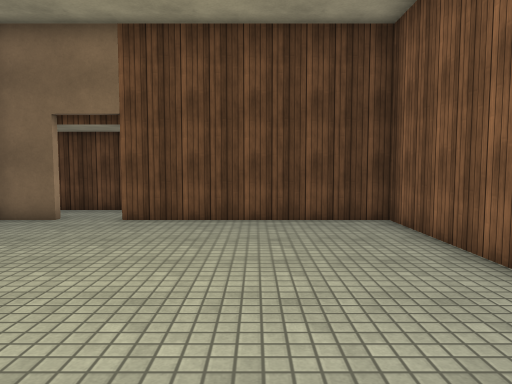
[1] (above)

16 first-person views from a walk through a Unity game level. The camera is 1.4 m above the floor, tilts 4° down and sees 70° across. The floor is counted in squares, 1 m on a side. Each view is taken from the middle of a square. On the plan, view 1 faces up. The plan holds only what a view shows up to about 16 squares ahead; the rest is blank. The place goes on beyond the plan. Surface patterns are stand-ins for the level's own textures.

[2]
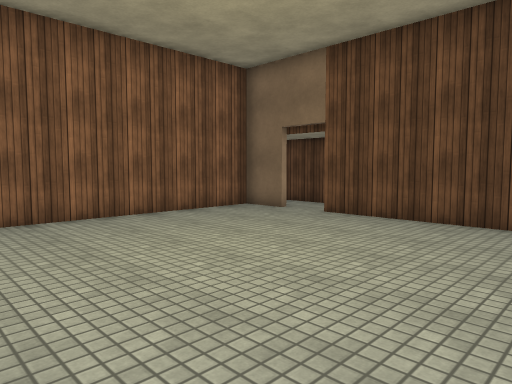

[3]
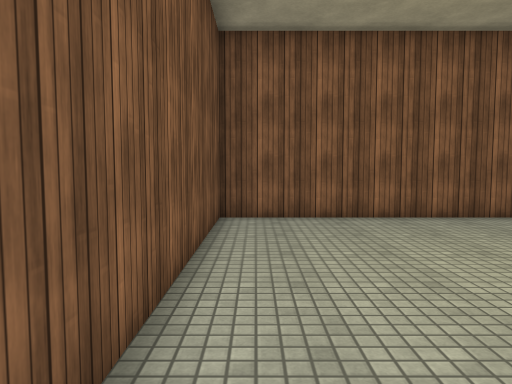

[4]
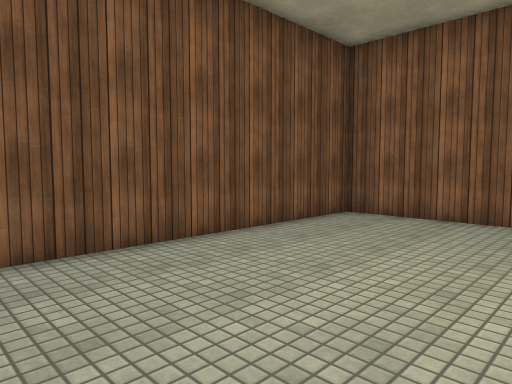

[5]
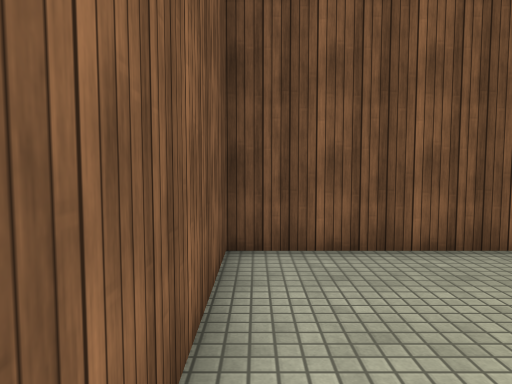

[6]
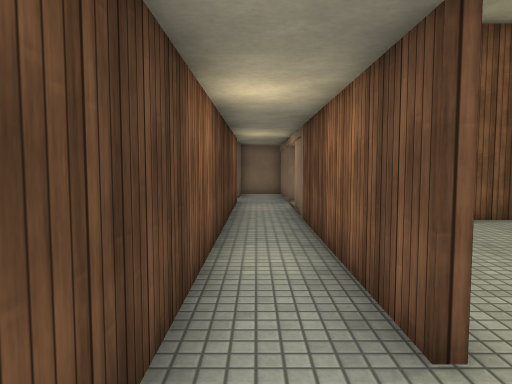

[7]
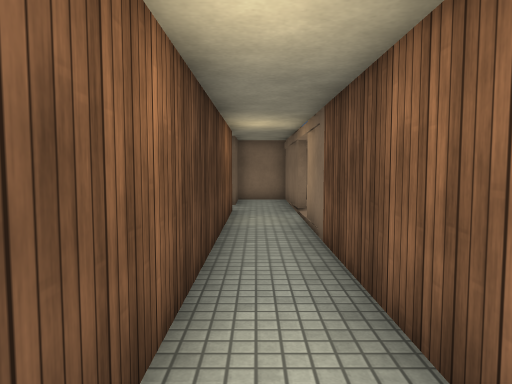

[8]
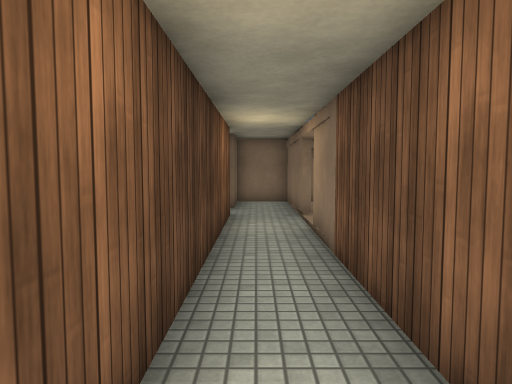

[9]
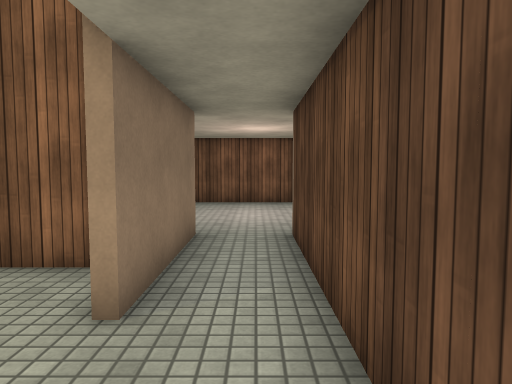

[10]
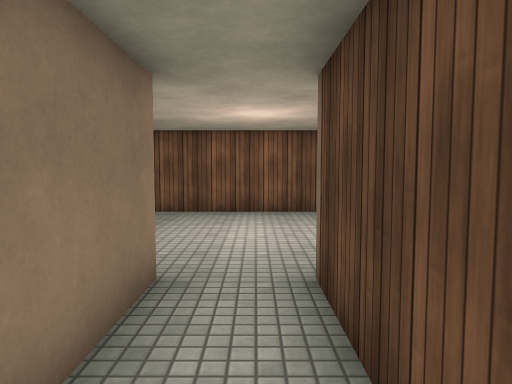

[11]
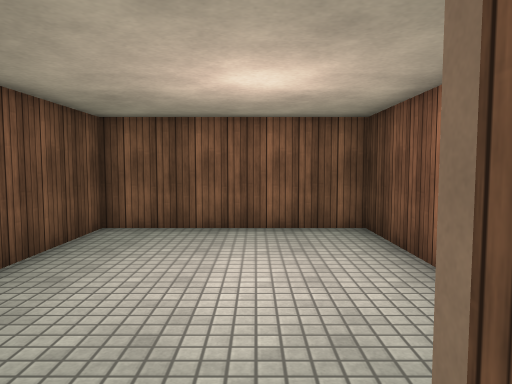

[12]
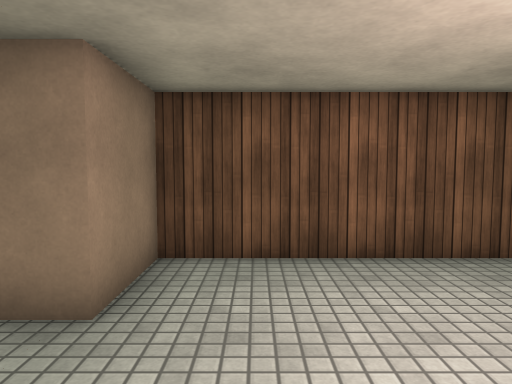

[13]
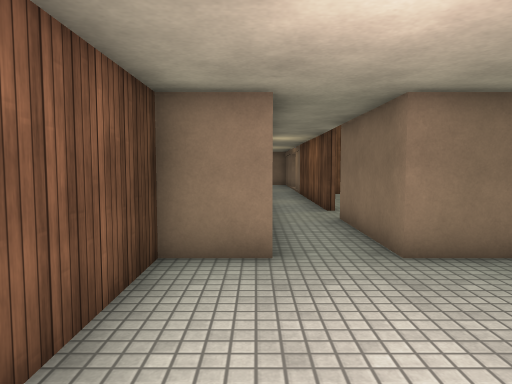

[14]
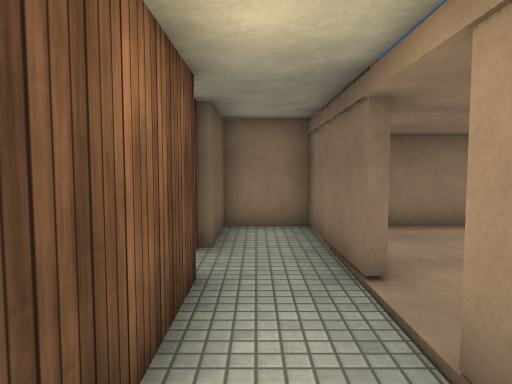

[15]
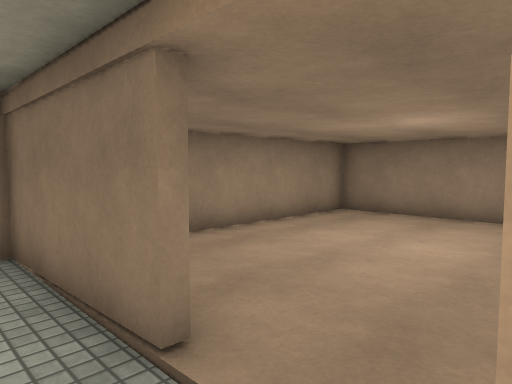

[16]
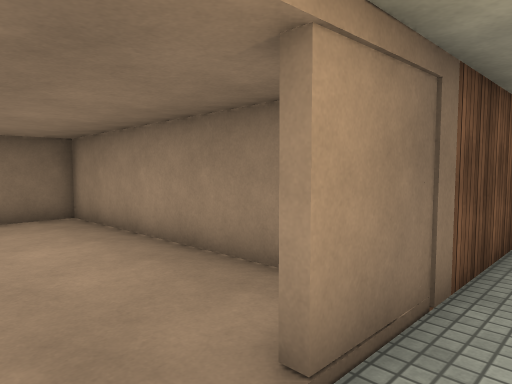

### Floor plan
Key: @ floor where view 1 was taken; # wall or solid block; . floor; G garage.
Columns run from 16 left of view 1 to 13 right of it. Each row starts with its distance up from view 1.
 14 ########
 13 #......#
 12 #......#######################
 11 #............................#
 10 #......####..#######GGG.GGGGG#
  9 #......# #..........G        G
  8 #......# #..........#        G
  7 ######## #..........#        G
  6          #..........#        G
  5          #..........#        G
  4          #..........#        G
  3          #..........#        G
  2          #..........#        G
  1          #..........#        G
  0          #......@...#GG GGGGGG
 -1          ############

Positions as (right, up) in squares from view 1, and headings:
1: (0, 0), facing up
2: (3, 0), facing up-left
3: (3, 0), facing left
4: (3, 5), facing down-left
5: (3, 5), facing down
6: (-6, 11), facing right
7: (-3, 11), facing right
8: (-2, 11), facing right
9: (-2, 11), facing left
10: (-5, 11), facing left
11: (-8, 11), facing left
12: (-11, 13), facing down
13: (-15, 12), facing right
14: (4, 11), facing right
15: (6, 11), facing down-right
16: (8, 11), facing down-left
